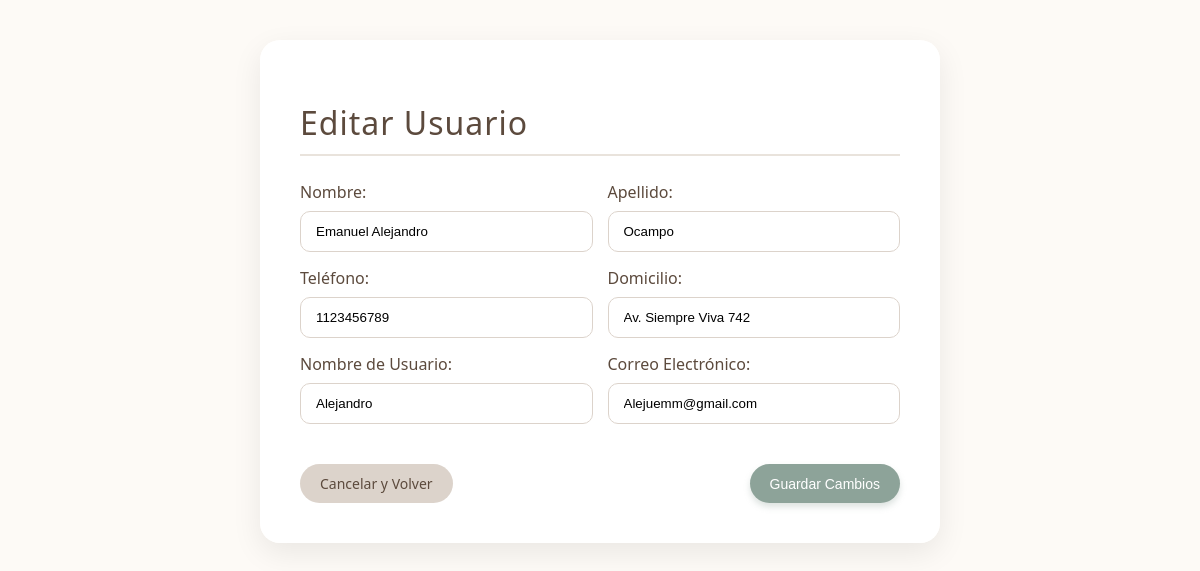
The page /Spaa/Views/editar_usuario.php?id=1 (signed in) on the database its author committed.
### tables this page shows
CREATE TABLE `empleado` (
  `id_Empleado` int NOT NULL,
  `Empleado_CBU` varchar(22) DEFAULT NULL,
  `id_Usuario` int NOT NULL,
  `id_Rol` int NOT NULL,
  `id_Persona` int NOT NULL,
  `CUIL` varchar(15) DEFAULT NULL,
  `Especialidad` varchar(45) DEFAULT NULL
);

CREATE TABLE `persona` (
  `id_Persona` int NOT NULL,
  `Persona_Nombre` varchar(25) NOT NULL,
  `Persona_Apellido` varchar(10) NOT NULL,
  `Persona_DNI` varchar(15) DEFAULT NULL,
  `Persona_Telefono` bigint DEFAULT NULL,
  `Persona_Domicilio` varchar(50) DEFAULT NULL,
  `Fecha_Nac` date DEFAULT NULL,
  `Persona_Descripcion` text
);

CREATE TABLE `usuario` (
  `id_Usuario` int NOT NULL,
  `Usuario_Nombre` varchar(15) NOT NULL,
  `Usuario_Contraseña` varchar(255) DEFAULT NULL,
  `Descripcion` varchar(250) DEFAULT NULL,
  `Fecha_Creacion` datetime DEFAULT NULL,
  `Correo_E` varchar(40) DEFAULT NULL,
  `id_Rol` int DEFAULT '0',
  `codigo_recuperacion` varchar(10) DEFAULT NULL,
  `codigo_expira` datetime DEFAULT NULL,
  `id_Persona` int DEFAULT NULL
);

### Spaa/Views/editar_usuario.php (the view, shortened to what this page needs)
<?php
$conexion = new mysqli("localhost", "root", "", "gestionspabd");
$id_a_editar = intval($_GET['id']);
$sql = "SELECT u.*, p.*, e.Especialidad, e.CUIL
        FROM usuario u
        LEFT JOIN empleado e ON u.id_Usuario = e.id_Usuario
        LEFT JOIN persona p ON (e.id_Persona = p.id_Persona OR p.id_Persona = (SELECT id_Persona FROM paciente pac WHERE pac.id_Usuario = u.id_Usuario LIMIT 1))
        WHERE u.id_Usuario = ?";
$stmt = $conexion->prepare($sql);
$stmt->bind_param("i", $id_a_editar);
$stmt->execute();
$res = $stmt->get_result();
$user = $res->fetch_assoc();
?>
<!DOCTYPE html>
<html lang="es">
<head>
</head>
<body>
    <div class="container">
        <h1>Editar Usuario</h1>
        <form action="../Controllers/UsuarioController.php?action=editar" method="POST">
            <div class="form-row">
                <div class="form-group">
                    <label>Nombre:</label>
                    <input type="text" name="nombre" value="<?= htmlspecialchars($user['Persona_Nombre'] ?? '') ?>" required>
                </div>
                <div class="form-group">
                    <label>Apellido:</label>
                    <input type="text" name="apellido" value="<?= htmlspecialchars($user['Persona_Apellido'] ?? '') ?>" required>
                </div>
            </div>
            <div class="form-row">
                <div class="form-group">
                    <label>Teléfono:</label>
                    <input type="text" name="telefono" value="<?= htmlspecialchars($user['Persona_Telefono'] ?? '') ?>" required>
                </div>
                <div class="form-group">
                    <label>Domicilio:</label>
                    <input type="text" name="domicilio" value="<?= htmlspecialchars($user['Persona_Domicilio'] ?? '') ?>" required>
                </div>
            </div>
            <div class="form-row">
                <div class="form-group">
                    <label>Nombre de Usuario:</label>
                    <input type="text" name="usuario_nombre" value="<?= htmlspecialchars($user['Usuario_Nombre'] ?? '') ?>" required>
                </div>
                <div class="form-group">
                    <label>Correo Electrónico:</label>
                    <input type="email" name="correo" value="<?= htmlspecialchars($user['Correo_E'] ?? '') ?>" required>
                </div>
            </div>
            <div class="button-group">
                <a href="admin_usuarios.php" class="btn btn-secondary">Cancelar y Volver</a>
                <button type="submit" class="btn btn-primary">Guardar Cambios</button>
            </div>
        </form>
    </div>
</body>
</html>

### Spaa/Views/editar_usuario.php (style rules this page uses)
body { font-family: 'Segoe UI', Tahoma, Geneva, Verdana, sans-serif; padding: 0; margin: 0; background: url('img/relax.png') no-repeat center center fixed; background-size: cover; background-color: #fcf9f2; color: #4a4a4a; }
body::before { content: ""; position: fixed; top: 0; left: 0; width: 100%; height: 100%; background: rgba(253, 251, 247, 0.88); z-index: -1; }
.container { max-width: 600px; margin: 40px auto; background: rgba(255, 255, 255, 0.95); padding: 40px; border-radius: 20px; box-shadow: 0 10px 30px rgba(0,0,0,0.08); }
h1 { color: #5c4a3d; font-weight: 300; letter-spacing: 1px; border-bottom: 2px solid #e9e3dc; padding-bottom: 10px; margin-bottom: 25px; }
.form-row { display: flex; gap: 15px; }
.form-group { flex: 1; margin-bottom: 15px; }
.form-group label { display: block; font-weight: 500; color: #5c4a3d; margin-bottom: 8px; }
.form-group input { width: 100%; padding: 12px 15px; border-radius: 10px; border: 1px solid #dcd3cb; box-sizing: border-box; background: #fff; transition: 0.3s; }
.btn { display: inline-block; padding: 10px 20px; border-radius: 30px; text-decoration: none; cursor: pointer; border: none; font-size: 14px; font-weight: 500; transition: all 0.3s ease; text-align: center; }
.btn-primary { background: #8da399; color: white; box-shadow: 0 4px 6px rgba(141, 163, 153, 0.3); }
.btn-secondary { background: #dcd3cb; color: #5c4a3d; }
.button-group { margin-top: 25px; display: flex; gap: 10px; justify-content: space-between; }

### rows shown on the page
empleado: nombre "Emanuel Alejandro", apellido "Ocampo", telefono "1123456789", domicilio "Av. Siempre Viva 742", usuario_nombre "Alejandro", correo "Alejuemm@gmail.com"
